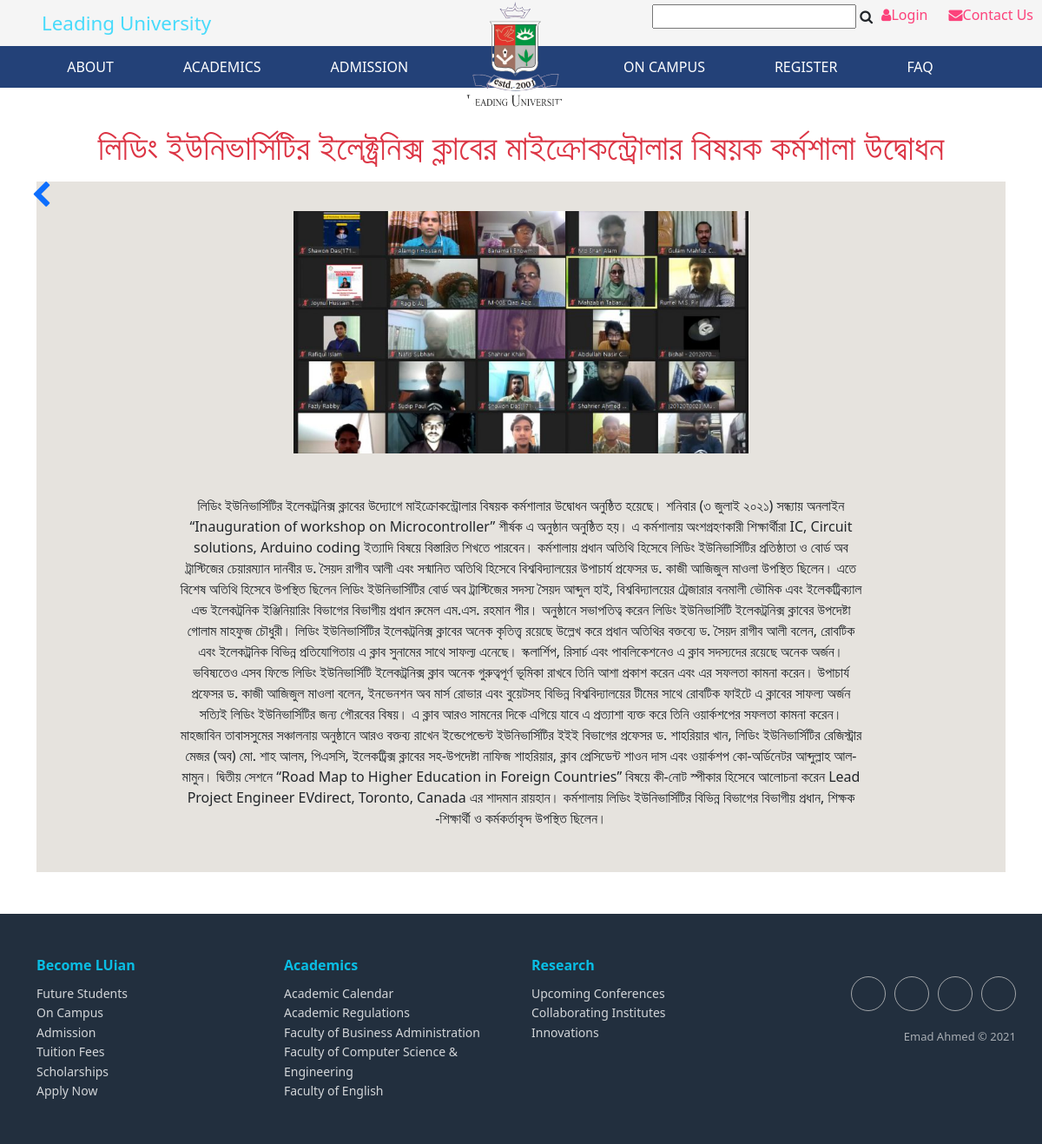
The page /shownews/1 on the database its author committed.
### myapp/models/news.py (models this page shows)
class News(models.Model):
    title = models.CharField(max_length=120)
    allnews = models.TextField(blank=True)
    date = models.DateTimeField(
        auto_now_add=True, blank=True)
    newsimg = models.ImageField(
        upload_to='images/', default="myimg", blank=True)

### myapp/views/home.py (the view)
# urls.py: path('shownews/<int:id>', shownews, name="shownews"),
def shownews(request, id):
    shownews = News.objects.get(pk=id)
    return render(request, 'shownews.html', {'shownews': shownews})

### myapp/templates/shownews.html (shortened to what this page needs)
{% extends 'base.html' %}
{% block content %}
{% load static %}
<link rel="stylesheet" href="{% static 'css/notice.css' %}">
<div class="container text-center">
    <h1 class="text-center text-danger mb-3" style="margin-top: 13%;">{{shownews.title}}</h1>
    <a href="/" id="mainhome"><i class="fa fa-chevron-left fa-2x" aria-hidden="true"></i></a>
    <div class="jumbotron w-100 m-auto">
        <img src="{{shownews.newsimg.url}}" alt="" class="h-50 w-50 mb-5">
        <div class="w-75 m-auto">
        <p>{{shownews.allnews}}</p>
    </div>
    </div>
</div>
{% endblock %}

### static/css/style.css (style rules this page uses)
* { margin: 0; padding: 0; box-sizing: border-box; }

### static/css/notice.css (style rules this page uses)
.jumbotron { background: rgb(230, 227, 222); padding: 3%; }
#mainhome { position: absolute; left: 3%; }

### rows shown on the page
News: title "লিডিং ইউনিভার্সিটির ইলেক্ট্রনিক্স ক্লাবের মাইক্রোকন্ট্রোলার বিষয়ক কর্মশালা উদ্বোধন", newsimg (picture), allnews "লিডিং ইউনিভার্সিটির ইলেকট্রনিক্স ক্লাবের উদ‍্যোগে মাইক্রোকন্ট্রোলার বিষয়ক কর্মশালার উদ্বোধন অনুষ্ঠিত হয়েছে। শনিবার (৩ জুলাই ২০২১) সন্ধ্যায় অনলাইন “Inauguration of workshop on Microcontroller” শীর্ষক এ অনুষ্ঠান অনুষ্ঠিত হয়। এ কর্মশালায় অংশগ্রহণকারী শিক্ষার্থীরা IC, Circuit solutions, Arduino coding ইত‍্যাদি বিষয়ে বিস্তারিত শিখতে পারবেন। কর্মশালায় প্রধান অতিথি হিসেবে লিডিং ইউনিভার্সিটির প্রতিষ্ঠাতা ও বোর্ড অব ট্রাস্টিজের চেয়ারম্যান দানবীর ড. সৈয়দ রাগীব আলী এবং সন্মানিত অতিথি হিসেবে বিশ্ববিদ্যালয়ের উপাচার্য প্রফেসর ড. কাজী আজিজুল মাওলা উপস্থিত ছিলেন। এতে বিশেষ অতিথি হিসেবে উপস্থিত ছিলেন লিডিং ইউনিভার্সিটির বোর্ড অব ট্রাস্টিজের সদস্য সৈয়দ আব্দুল হাই, বিশ্ববিদ্যালয়ের ট্রেজারার বনমালী ভৌমিক এবং…"
